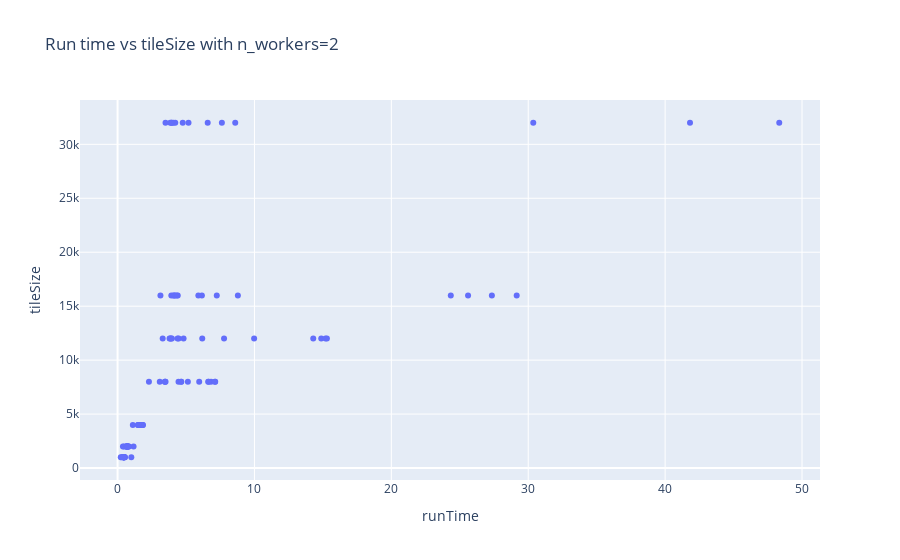

The code cell stored with this chart in its notebook:
### Code cell
import pandas as pd


df = pd.DataFrame(runTimeInfo)

px.scatter(df,x='runTime', y='tileSize',title="Run time vs tileSize with n_workers=2")
